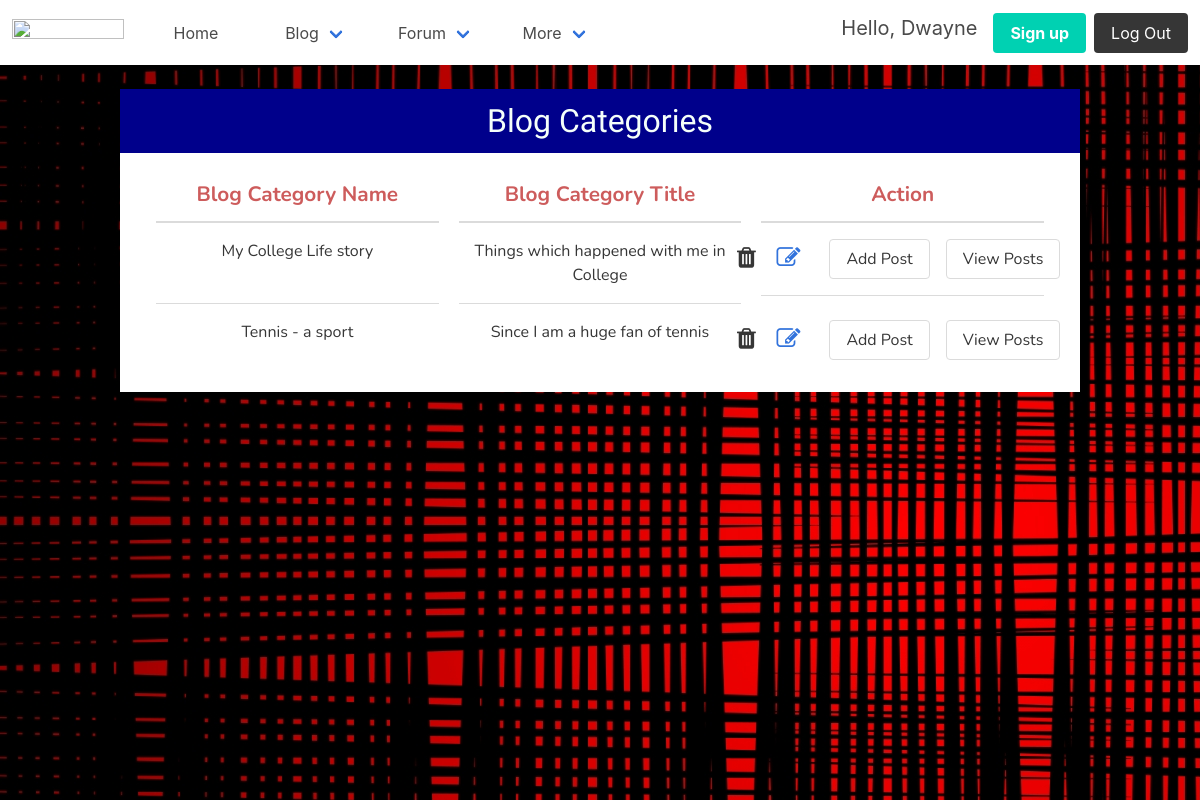
The page /blog/list/ (signed in) on the database its author committed.
### accounts/models.py (models this page shows)
class UserModel(AbstractUser):
    profile_image = models.ImageField(upload_to='profile_pics', default='1.png', blank=True)
    about_me = models.TextField(max_length=500, blank=True)
    class Meta:
        ordering = ['-id']
    def __str__(self):
        return str(self.username)

### blog/models.py (models this page shows, shortened)
class BlogCategory(models.Model):
    owner = models.ForeignKey(settings.AUTH_USER_MODEL, editable=False, on_delete=models.CASCADE)
    title = models.CharField(max_length=400)
    category = models.CharField(max_length=200)
    slug = models.CharField(max_length=500, editable=False)

### blog/views.py (the view)
# urls.py: path('list/', views.ListBlog.as_view(), name='list'),
class ListBlog(LoginRequiredMixin, ListView):
    model = BlogCategory
    template_name = 'blog/list_blog.html'
    context_object_name = 'all_blogs'
    def get_queryset(self):
        qs = BlogCategory.objects.filter(Q(owner=self.request.user))
        return qs

### templates/blog/list_blog.html (shortened to what this page needs)
{% extends 'layout.html' %}
{% load widget_tweaks %}
{% load static %}
{% block content %}
    <div class="blog-list-container">
        <table class="table">
            <caption class="is-size-3">Blog Categories</caption>
            <thead>
                <tr>
                    <th>Blog Category Name</th>
                    <th>Blog Category Title</th>
                    <th>Action</th>
                </tr>
            </thead>
            <tbody>
            {% for each_blog in all_blogs %}
                <tr>
                    <td>{{ each_blog.title }}</td>
                    <td>{{ each_blog.category }}</td>
                    <td class="action-column">
                        <i class="fa fa-trash delete-blog" data-store-id={{ each_blog.pk }}></i>
                        <a href="{% url 'blog:update-blog' pk=each_blog.pk %}"><i class="fa fa-edit"></i></a>
                        <a class="button" href="{% url 'blog:create-post' blog=each_blog.slug %}">Add Post</a>
                        <a class="button" href="{% url 'blog:detail-blog' slug=each_blog.slug %}">View Posts</a>
                    </td>
                </tr>
            {% endfor %}
            </tbody>
        </table>
    </div>
{% endblock %}

### templates/layout.html (shortened to what this page needs)
{% load static %}
<!DOCTYPE html>
<html lang="en">
<head>
    <link rel="stylesheet" href={% static 'css/bulma.min.css' %}>
    <link rel="stylesheet" href="https://stackpath.bootstrapcdn.com/font-awesome/4.7.0/css/font-awesome.min.css">
    <link rel="stylesheet" href={% static 'css/main.css' %}>
</head>
<body>
<div class="main-container">
<nav class="navbar" role="navigation" aria-label="main navigation">
  <div class="navbar-brand">
    <a class="navbar-item" href="https://bulma.io">
      <img src="https://bulma.io/images/bulma-logo.png" width="112" height="28">
    </a>
  </div>
  <div id="navbarBasicExample" class="navbar-menu">
    <div class="navbar-start">
      <a class="navbar-item" href={% url 'accounts:dashboard' %}>
        Home
      <div class="navbar-item has-dropdown is-hoverable">
        <a class="navbar-link">
          Blog
        </a>
      </div>
      <div class="navbar-item has-dropdown is-hoverable">
        <a class="navbar-link">
          Forum
        </a>
      </div>
      <div class="navbar-item has-dropdown is-hoverable">
        <a class="navbar-link">
          More
        </a>
      </div>
    </div>
    <div class="navbar-end">
      <div class="navbar-item">
        <div class="buttons">
          {% if request.user.is_authenticated %}
            <p class="subtitle">Hello, {{ request.user }}</p>
          {% endif %}
          <a class="button is-primary" href={% url 'accounts:register' %}>
            <strong>Sign up</strong>
          {% if request.user.is_authenticated %}
              <a class="button is-dark" href={% url 'accounts:logout' %}>
                Log Out
              </a>
          {% else %}
              <a class="button is-light" href={% url 'accounts:login' %}>
                Log In
              </a>
          {% endif %}
        </div>
      </div>
    </div>
  </div>
</nav>
    <div class="body-container">
        {% block content %}
        {% endblock %}
    </div>
</div>
</body>
</html>

### static/css/main.css (style rules this page uses)
:root { --level-one: translateZ(3rem); --level-two: translateZ(6rem); --level-three: translateZ(9rem); --fw-normal: 400; --fw-bold: 700; --clr: #b7c9e5; }
.main-container { background: url("../images/back.jpg"); min-height: 100vh; width: 100%; padding-bottom: 1rem; }
.navbar-item { min-width: 120px; display: flex; align-items: center; justify-content: center; }
.navbar .navbar-item .buttons .subtitle { margin-top: 0.5rem; margin-right: 1rem; }
.blog-list-container table { width: 80%; margin: 1.5rem auto; padding: 1rem; font-family: "Nunito", sans-serif; border-collapse: separate; border-spacing: 20px 0; table-layout: fixed; }
.blog-list-container table caption { color: mintcream; background-color: darkblue; padding: 0.5rem; font-family: "Kanit", sans-serif; }
.blog-list-container table tbody .action-column { display: flex; align-items: center; justify-content: center; }
.blog-list-container table tbody .action-column i { margin-right: 0.8rem; font-size: 1.5rem; }
.blog-list-container table tbody .action-column i.fa-trash { height: 28px !important; }
.blog-list-container table tbody a { margin-left: 0.5rem; margin-right: 0.5rem; }
.blog-list-container table thead tr th { color: indianred; text-align: center !important; font-size: 1.3rem; }
.blog-list-container table td { padding: 1rem 0; text-align: center; }

### rows shown on the page
UserModel: user "Dwayne"
BlogCategory: title "My College Life story", category "Things which happened with me in College"
BlogCategory: title "Tennis - a sport", category "Since I am a huge fan of tennis"
